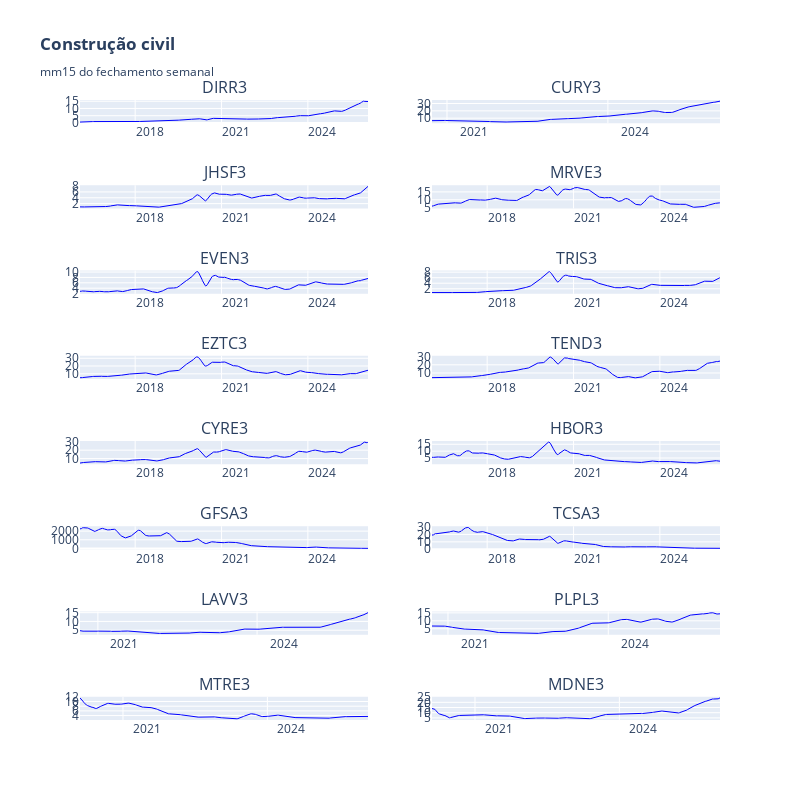

The notebook cell saved with this chart:
### Code cell
# grafico
height=800
width=800

mma = 15

fig = make_subplots(
    rows=math.ceil(len(tickers)/2), cols=2, shared_xaxes=False, 
    subplot_titles= tickers , 
    vertical_spacing=0.1
)

for i, ticker in enumerate(tickers):
    df = data_dict[ticker][('Close', ticker+".SA")]  
    avg = df.rolling(window=mma, min_periods=1).mean()
    
    row = (i // 2) + 1
    col = (i % 2) + 1

    fig.add_trace(go.Scatter(
        x=df.index, y=avg, mode='lines',
        line=dict(color='blue', width=1),
        name="Média", showlegend=False), row=row, col=col)

fig.update_layout(title_text=f"<b>Construção civil</b><br><sub>mm{mma} do fechamento semanal</sub>",
                  height= height, width=width)
fig.update_xaxes(rangeslider_visible=False,
    tickformat="%Y",  # Mostrar apenas o ano
    dtick="M36",  # Intervalo de meses entre os ticks
    ticklabelmode="period"  # Coloca o rótulo no início do período)
)
fig.show()

### Figure 1 — Plotly figure (JSON) as saved in the notebook; plotly's stock layout.template omitted (floating-point values rounded to 4 significant figures; data arrays with more than 128 entries replaced by an {"elided": "..."} marker saying what was removed)
{"data": [{"line": {"color": "blue", "width": 1}, "mode": "lines", "name": "Média", "showlegend": false, "type": "scatter", "x": {"elided": "523 str values"}, "xaxis": "x", "y": {"elided": "523 float values"}, "yaxis": "y"}, {"line": {"color": "blue", "width": 1}, "mode": "lines", "name": "Média", "showlegend": false, "type": "scatter", "x": {"elided": "281 str values"}, "xaxis": "x2", "y": {"elided": "281 float values"}, "yaxis": "y2"}, {"line": {"color": "blue", "width": 1}, "mode": "lines", "name": "Média", "showlegend": false, "type": "scatter", "x": {"elided": "523 str values"}, "xaxis": "x3", "y": {"elided": "523 float values"}, "yaxis": "y3"}, {"line": {"color": "blue", "width": 1}, "mode": "lines", "name": "Média", "showlegend": false, "type": "scatter", "x": {"elided": "523 str values"}, "xaxis": "x4", "y": {"elided": "523 float values"}, "yaxis": "y4"}, {"line": {"color": "blue", "width": 1}, "mode": "lines", "name": "Média", "showlegend": false, "type": "scatter", "x": {"elided": "523 str values"}, "xaxis": "x5", "y": {"elided": "523 float values"}, "yaxis": "y5"}, {"line": {"color": "blue", "width": 1}, "mode": "lines", "name": "Média", "showlegend": false, "type": "scatter", "x": {"elided": "523 str values"}, "xaxis": "x6", "y": {"elided": "523 float values"}, "yaxis": "y6"}, {"line": {"color": "blue", "width": 1}, "mode": "lines", "name": "Média", "showlegend": false, "type": "scatter", "x": {"elided": "523 str values"}, "xaxis": "x7", "y": {"elided": "523 float values"}, "yaxis": "y7"}, {"line": {"color": "blue", "width": 1}, "mode": "lines", "name": "Média", "showlegend": false, "type": "scatter", "x": {"elided": "523 str values"}, "xaxis": "x8", "y": {"elided": "523 float values"}, "yaxis": "y8"}, {"line": {"color": "blue", "width": 1}, "mode": "lines", "name": "Média", "showlegend": false, "type": "scatter", "x": {"elided": "523 str values"}, "xaxis": "x9", "y": {"elided": "523 float values"}, "yaxis": "y9"}, {"line": {"color": "blue", "width": 1}, "mode": "lines", "name": "Média", "showlegend": false, "type": "scatter", "x": {"elided": "523 str values"}, "xaxis": "x10", "y": {"elided": "523 float values"}, "yaxis": "y10"}, {"line": {"color": "blue", "width": 1}, "mode": "lines", "name": "Média", "showlegend": false, "type": "scatter", "x": {"elided": "523 str values"}, "xaxis": "x11", "y": {"elided": "523 float values"}, "yaxis": "y11"}, {"line": {"color": "blue", "width": 1}, "mode": "lines", "name": "Média", "showlegend": false, "type": "scatter", "x": {"elided": "523 str values"}, "xaxis": "x12", "y": {"elided": "523 float values"}, "yaxis": "y12"}, {"line": {"color": "blue", "width": 1}, "mode": "lines", "name": "Média", "showlegend": false, "type": "scatter", "x": {"elided": "284 str values"}, "xaxis": "x13", "y": {"elided": "284 float values"}, "yaxis": "y13"}, {"line": {"color": "blue", "width": 1}, "mode": "lines", "name": "Média", "showlegend": false, "type": "scatter", "x": {"elided": "282 str values"}, "xaxis": "x14", "y": {"elided": "282 float values"}, "yaxis": "y14"}, {"line": {"color": "blue", "width": 1}, "mode": "lines", "name": "Média", "showlegend": false, "type": "scatter", "x": {"elided": "313 str values"}, "xaxis": "x15", "y": {"elided": "313 float values"}, "yaxis": "y15"}, {"line": {"color": "blue", "width": 1}, "mode": "lines", "name": "Média", "showlegend": false, "type": "scatter", "x": {"elided": "313 str values"}, "xaxis": "x16", "y": {"elided": "313 float values"}, "yaxis": "y16"}], "layout": {"annotations": [{"font": {"size": 16}, "showarrow": false, "text": "DIRR3", "x": 0.225, "xanchor": "center", "xref": "paper", "y": 1.0, "yanchor": "bottom", "yref": "paper"}, {"font": {"size": 16}, "showarrow": false, "text": "CURY3", "x": 0.775, "xanchor": "center", "xref": "paper", "y": 1.0, "yanchor": "bottom", "yref": "paper"}, {"font": {"size": 16}, "showarrow": false, "text": "JHSF3", "x": 0.225, "xanchor": "center", "xref": "paper", "y": 0.8625, "yanchor": "bottom", "yref": "paper"}, {"font": {"size": 16}, "showarrow": false, "text": "MRVE3", "x": 0.775, "xanchor": "center", "xref": "paper", "y": 0.8625, "yanchor": "bottom", "yref": "paper"}, {"font": {"size": 16}, "showarrow": false, "text": "EVEN3", "x": 0.225, "xanchor": "center", "xref": "paper", "y": 0.725, "yanchor": "bottom", "yref": "paper"}, {"font": {"size": 16}, "showarrow": false, "text": "TRIS3", "x": 0.775, "xanchor": "center", "xref": "paper", "y": 0.725, "yanchor": "bottom", "yref": "paper"}, {"font": {"size": 16}, "showarrow": false, "text": "EZTC3", "x": 0.225, "xanchor": "center", "xref": "paper", "y": 0.5875, "yanchor": "bottom", "yref": "paper"}, {"font": {"size": 16}, "showarrow": false, "text": "TEND3", "x": 0.775, "xanchor": "center", "xref": "paper", "y": 0.5875, "yanchor": "bottom", "yref": "paper"}, {"font": {"size": 16}, "showarrow": false, "text": "CYRE3", "x": 0.225, "xanchor": "center", "xref": "paper", "y": 0.45, "yanchor": "bottom", "yref": "paper"}, {"font": {"size": 16}, "showarrow": false, "text": "HBOR3", "x": 0.775, "xanchor": "center", "xref": "paper", "y": 0.45, "yanchor": "bottom", "yref": "paper"}, {"font": {"size": 16}, "showarrow": false, "text": "GFSA3", "x": 0.225, "xanchor": "center", "xref": "paper", "y": 0.3125, "yanchor": "bottom", "yref": "paper"}, {"font": {"size": 16}, "showarrow": false, "text": "TCSA3", "x": 0.775, "xanchor": "center", "xref": "paper", "y": 0.3125, "yanchor": "bottom", "yref": "paper"}, {"font": {"size": 16}, "showarrow": false, "text": "LAVV3", "x": 0.225, "xanchor": "center", "xref": "paper", "y": 0.175, "yanchor": "bottom", "yref": "paper"}, {"font": {"size": 16}, "showarrow": false, "text": "PLPL3", "x": 0.775, "xanchor": "center", "xref": "paper", "y": 0.175, "yanchor": "bottom", "yref": "paper"}, {"font": {"size": 16}, "showarrow": false, "text": "MTRE3", "x": 0.225, "xanchor": "center", "xref": "paper", "y": 0.0375, "yanchor": "bottom", "yref": "paper"}, {"font": {"size": 16}, "showarrow": false, "text": "MDNE3", "x": 0.775, "xanchor": "center", "xref": "paper", "y": 0.0375, "yanchor": "bottom", "yref": "paper"}], "height": 800, "title": {"text": "<b>Construção civil</b><br><sub>mm15 do fechamento semanal</sub>"}, "width": 800, "xaxis": {"anchor": "y", "domain": [0, 0.45], "dtick": "M36", "rangeslider": {"visible": false}, "tickformat": "%Y", "ticklabelmode": "period"}, "xaxis10": {"anchor": "y10", "domain": [0.55, 1], "dtick": "M36", "rangeslider": {"visible": false}, "tickformat": "%Y", "ticklabelmode": "period"}, "xaxis11": {"anchor": "y11", "domain": [0, 0.45], "dtick": "M36", "rangeslider": {"visible": false}, "tickformat": "%Y", "ticklabelmode": "period"}, "xaxis12": {"anchor": "y12", "domain": [0.55, 1], "dtick": "M36", "rangeslider": {"visible": false}, "tickformat": "%Y", "ticklabelmode": "period"}, "xaxis13": {"anchor": "y13", "domain": [0, 0.45], "dtick": "M36", "rangeslider": {"visible": false}, "tickformat": "%Y", "ticklabelmode": "period"}, "xaxis14": {"anchor": "y14", "domain": [0.55, 1], "dtick": "M36", "rangeslider": {"visible": false}, "tickformat": "%Y", "ticklabelmode": "period"}, "xaxis15": {"anchor": "y15", "domain": [0, 0.45], "dtick": "M36", "rangeslider": {"visible": false}, "tickformat": "%Y", "ticklabelmode": "period"}, "xaxis16": {"anchor": "y16", "domain": [0.55, 1], "dtick": "M36", "rangeslider": {"visible": false}, "tickformat": "%Y", "ticklabelmode": "period"}, "xaxis2": {"anchor": "y2", "domain": [0.55, 1], "dtick": "M36", "rangeslider": {"visible": false}, "tickformat": "%Y", "ticklabelmode": "period"}, "xaxis3": {"anchor": "y3", "domain": [0, 0.45], "dtick": "M36", "rangeslider": {"visible": false}, "tickformat": "%Y", "ticklabelmode": "period"}, "xaxis4": {"anchor": "y4", "domain": [0.55, 1], "dtick": "M36", "rangeslider": {"visible": false}, "tickformat": "%Y", "ticklabelmode": "period"}, "xaxis5": {"anchor": "y5", "domain": [0, 0.45], "dtick": "M36", "rangeslider": {"visible": false}, "tickformat": "%Y", "ticklabelmode": "period"}, "xaxis6": {"anchor": "y6", "domain": [0.55, 1], "dtick": "M36", "rangeslider": {"visible": false}, "tickformat": "%Y", "ticklabelmode": "period"}, "xaxis7": {"anchor": "y7", "domain": [0, 0.45], "dtick": "M36", "rangeslider": {"visible": false}, "tickformat": "%Y", "ticklabelmode": "period"}, "xaxis8": {"anchor": "y8", "domain": [0.55, 1], "dtick": "M36", "rangeslider": {"visible": false}, "tickformat": "%Y", "ticklabelmode": "period"}, "xaxis9": {"anchor": "y9", "domain": [0, 0.45], "dtick": "M36", "rangeslider": {"visible": false}, "tickformat": "%Y", "ticklabelmode": "period"}, "yaxis": {"anchor": "x", "domain": [0.9625, 1.0]}, "yaxis10": {"anchor": "x10", "domain": [0.4125, 0.45]}, "yaxis11": {"anchor": "x11", "domain": [0.275, 0.3125]}, "yaxis12": {"anchor": "x12", "domain": [0.275, 0.3125]}, "yaxis13": {"anchor": "x13", "domain": [0.1375, 0.175]}, "yaxis14": {"anchor": "x14", "domain": [0.1375, 0.175]}, "yaxis15": {"anchor": "x15", "domain": [0, 0.0375]}, "yaxis16": {"anchor": "x16", "domain": [0, 0.0375]}, "yaxis2": {"anchor": "x2", "domain": [0.9625, 1.0]}, "yaxis3": {"anchor": "x3", "domain": [0.825, 0.8625]}, "yaxis4": {"anchor": "x4", "domain": [0.825, 0.8625]}, "yaxis5": {"anchor": "x5", "domain": [0.6875, 0.725]}, "yaxis6": {"anchor": "x6", "domain": [0.6875, 0.725]}, "yaxis7": {"anchor": "x7", "domain": [0.55, 0.5875]}, "yaxis8": {"anchor": "x8", "domain": [0.55, 0.5875]}, "yaxis9": {"anchor": "x9", "domain": [0.4125, 0.45]}}}
